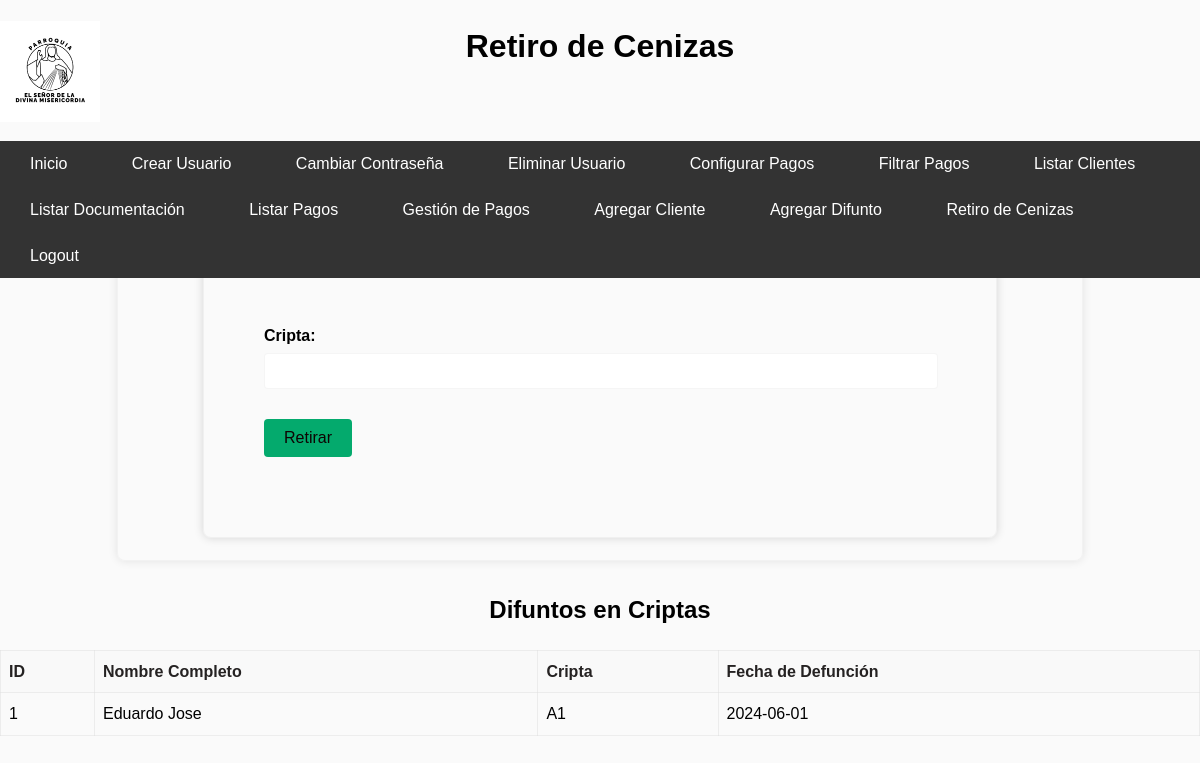
/retiro_cenizas (signed in), run on an earlier commit of the app's database.
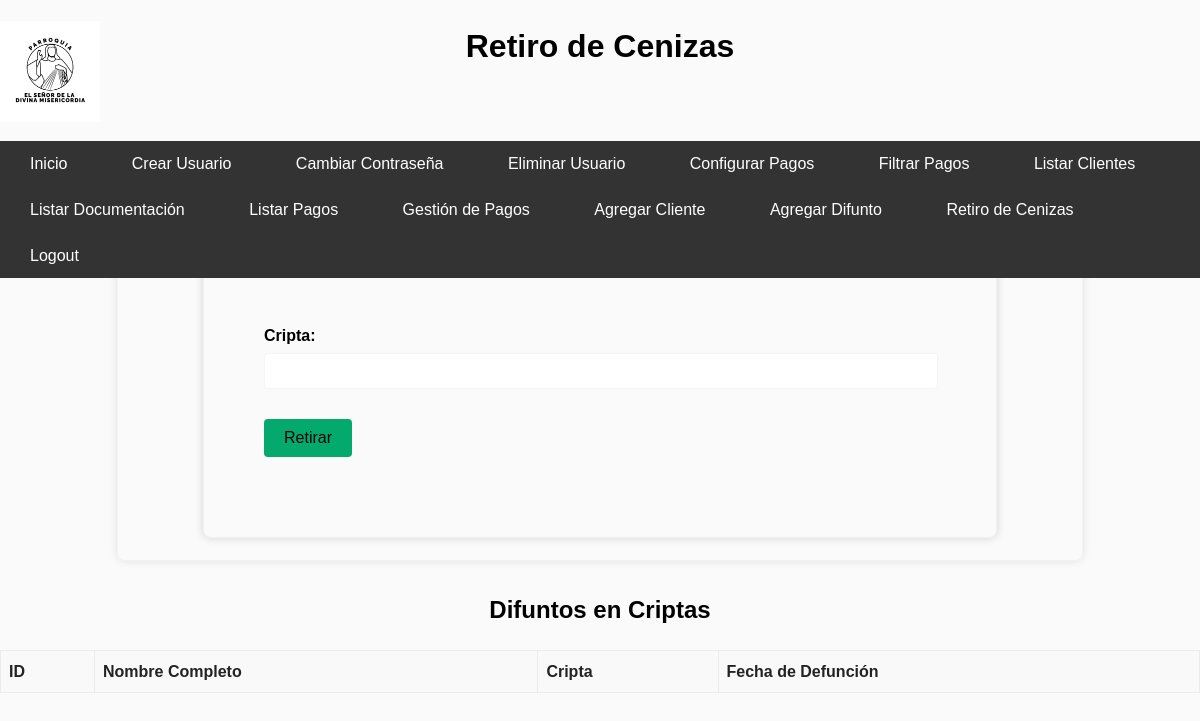
And on a later commit of the database.
### tables this page shows
CREATE TABLE Difuntos (
    ID_difunto INTEGER PRIMARY KEY AUTOINCREMENT,
    Nombre_completo TEXT,
    Apellido_paterno TEXT,
    Apellido_materno TEXT,
    Cripta TEXT,
    Fecha_defuncion DATE,
    Fecha DATE,
    Fecha_Retiro DATE,
    FOREIGN KEY (Cripta) REFERENCES Clientes(Cripta)
);

### app.py (the view, shortened to what this page needs)
@app.route('/retiro_cenizas', methods=['GET', 'POST'])
@role_required(['cajera', 'admin'])
def retiro_cenizas():
    conn = get_db_connection()
    cursor = conn.cursor()
    cursor.execute('SELECT * FROM Difuntos WHERE Fecha_Retiro IS NULL')
    difuntos = cursor.fetchall()
    conn.close()
    return render_template('retiro_cenizas.html', difuntos=difuntos)

### app.py (called while the page is built)
def role_required(allowed_roles):
    def decorator(func):
        @wraps(func)
        def wrapper(*args, **kwargs):
            if 'role' in session and session['role'] in allowed_roles:
                return func(*args, **kwargs)
            else:
                flash('No tienes permiso para acceder a esta página.', 'error')
                return redirect(url_for('login'))  # Redirige a la página de inicio o a donde sea apropiado
        return wrapper
    return decorator

def get_db_connection():
    conn = sqlite3.connect('cripta_administracion.db')
    conn.row_factory = sqlite3.Row
    return conn

### templates/retiro_cenizas.html (shortened to what this page needs)
<!DOCTYPE html>
<html lang="es">
<head>
    <link rel="stylesheet" href="{{ url_for('static', filename='styles.css') }}">
</head>
<body>
    <header>
        <h1>Retiro de Cenizas</h1>
        {% if 'username' in session %}
        <div class="logo-container">
            <img src="static/assets/LogoBlanco.jpg" alt="Logo">
        </div>
        <nav>
            <ul class="navbar">
                <li><a href="{{ url_for('menu') }}">Inicio</a></li>
                {% if session['role'] == 'admin' %}
                <li><a href="{{ url_for('create_user') }}">Crear Usuario</a></li>
                <li><a href="{{ url_for('change_password') }}">Cambiar Contraseña</a></li>
                <li><a href="{{ url_for('delete_user') }}">Eliminar Usuario</a></li>
                <li><a href="{{ url_for('configurar_pagos') }}">Configurar Pagos</a></li>
                <li><a href="{{ url_for('filtrado_pagos') }}">Filtrar Pagos</a></li>
                <li><a href="{{ url_for('listar_clientes') }}">Listar Clientes</a></li>
                <li><a href="{{ url_for('listar_documentacion') }}">Listar Documentación</a></li>
                <li><a href="{{ url_for('listar_pagos') }}">Listar Pagos</a></li>
                {% endif %}
                <li><a href="{{ url_for('pagos_cajero') }}">Gestión de Pagos</a></li>
                <li><a href="{{ url_for('agregar_cliente') }}">Agregar Cliente</a></li>
                <li><a href="{{ url_for('agregar_difunto') }}">Agregar Difunto</a></li>
                <li><a href="{{ url_for('retiro_cenizas') }}">Retiro de Cenizas</a></li>
                <li><a href="{{ url_for('logout') }}">Logout</a></li>
            </ul>
        </nav>
        {% endif %}
    </header>
    <main>
        <div class="change-password-container">
            <h2>Retirar Cenizas</h2>
            <form method="post">
                <div class="form-group">
                    <label for="cripta">Cripta:</label>
                    <input type="text" id="cripta" name="cripta" required>
                </div>
                <div class="form-group">
                    <button type="submit">Retirar</button>
                </div>
            </form>
        </div>
        <h2>Difuntos en Criptas</h2>
        <table>
            <thead>
                <tr>
                    <th>ID</th>
                    <th>Nombre Completo</th>
                    <th>Cripta</th>
                    <th>Fecha de Defunción</th>
                </tr>
            </thead>
            <tbody>
                {% for difunto in difuntos %}
                <tr>
                    <td>{{ difunto['ID_difunto'] }}</td>
                    <td>{{ difunto['Nombre_completo'] }}</td>
                    <td>{{ difunto['Cripta'] }}</td>
                    <td>{{ difunto['Fecha_defuncion'] }}</td>
                </tr>
                {% endfor %}
            </tbody>
        </table>
    </main>
</body>
</html>

What changed in the data, as far as the page shows it:
removed Difuntos: ID_difunto "1", Nombre_completo "Eduardo Jose", Cripta "A1", Fecha_defuncion "2024-06-01"
